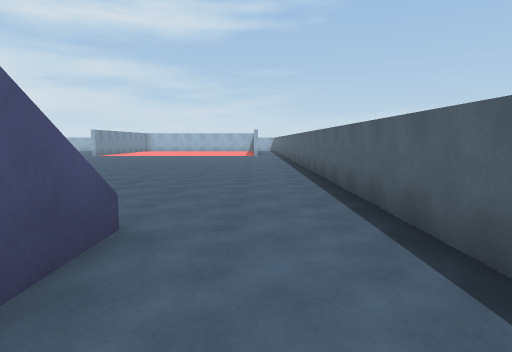
[1] (above)

23 first-person views from a walk through a scene from a Unity 3-D project. The camera is 1.5 m above the floor, tilts 6° down and sees 75° across. The floor is counted in squares, 2 m on a side. Each view is taken from the middle of a square. On the plan, view 1 faces up. The plan holds only what a view shows up to about 11 squares ahead; the rest is blank. The place goes on beyond the plan. The player is left out. Surface patterns are stand-ins for the level's own textures.

[2]
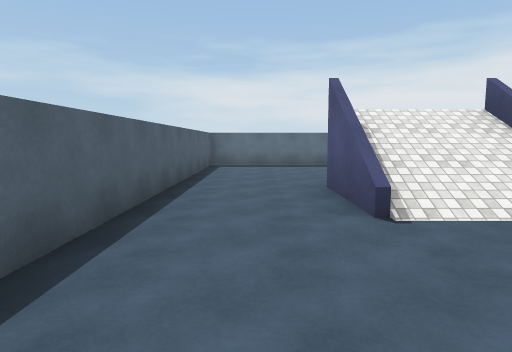

[3]
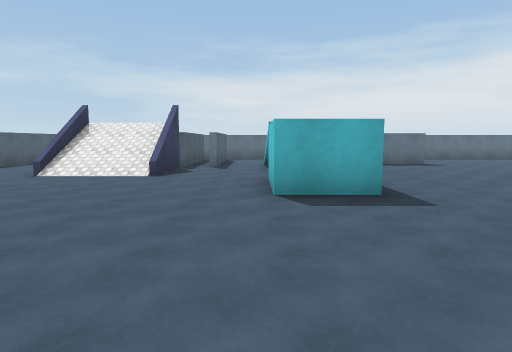

[4]
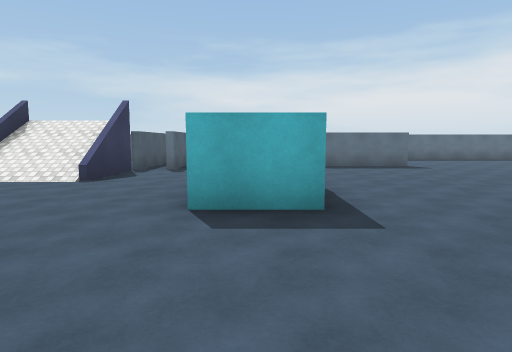

[5]
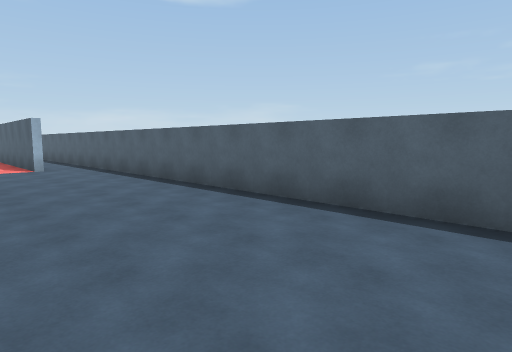

[6]
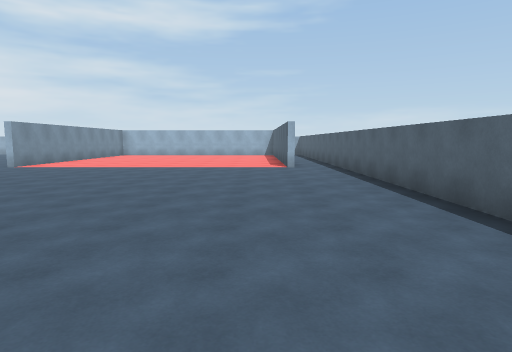

[7]
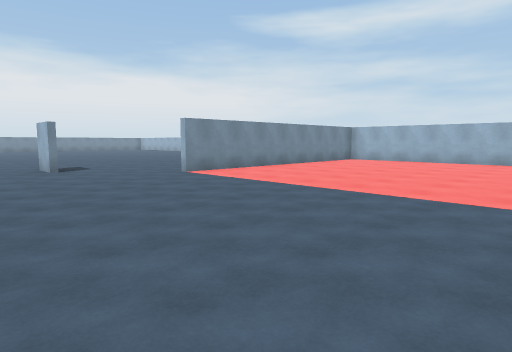

[8]
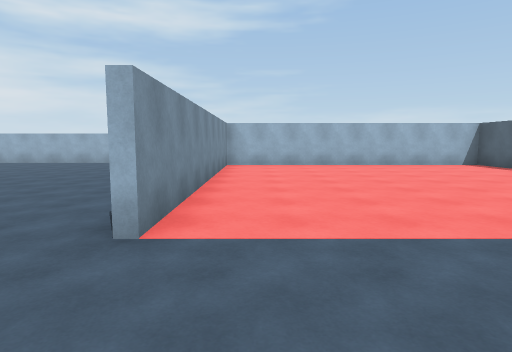

[9]
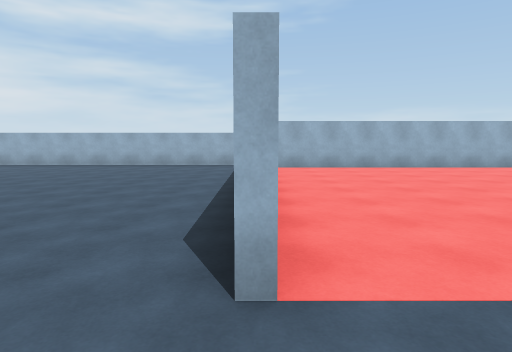

[10]
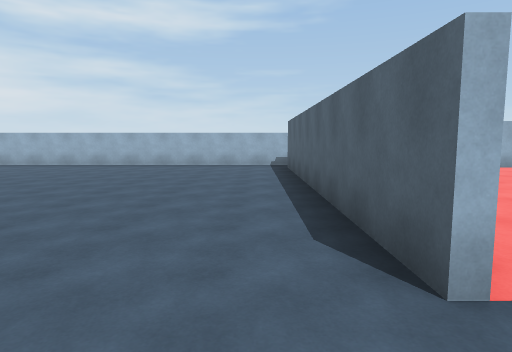

[11]
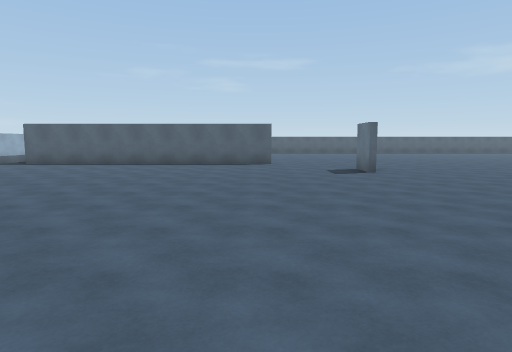

[12]
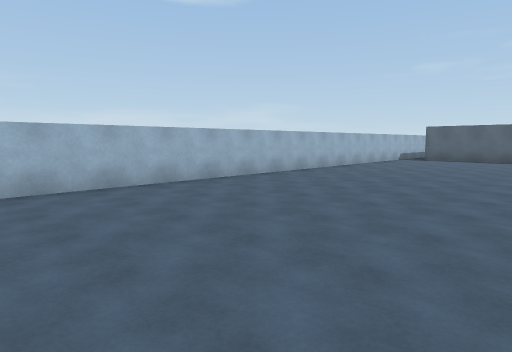

[13]
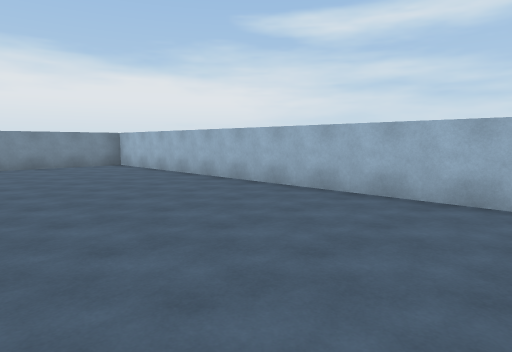

[14]
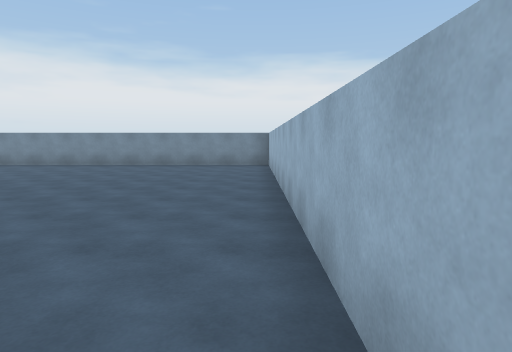

[15]
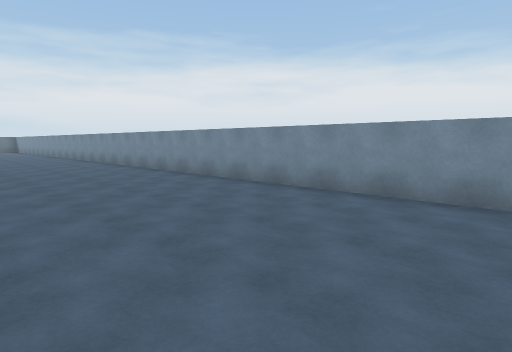

[16]
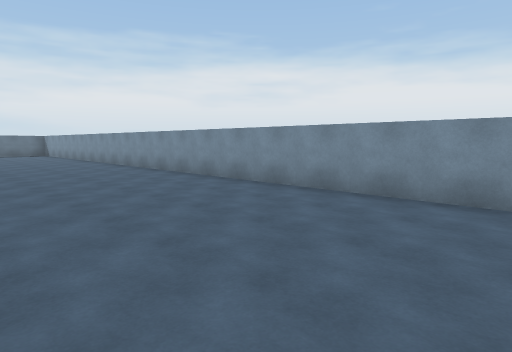

[17]
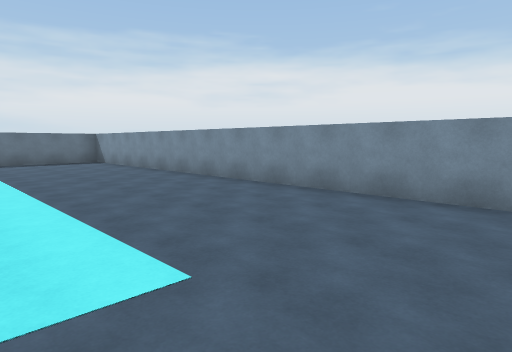

[18]
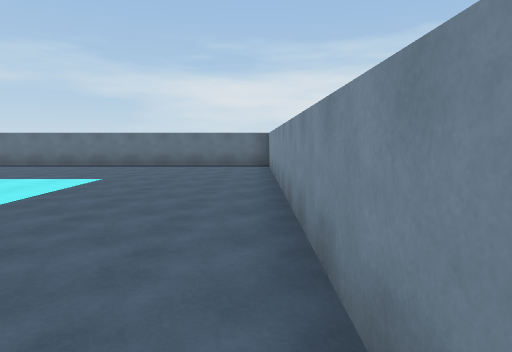

[19]
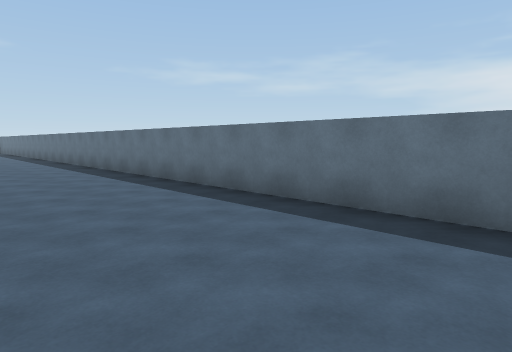

[20]
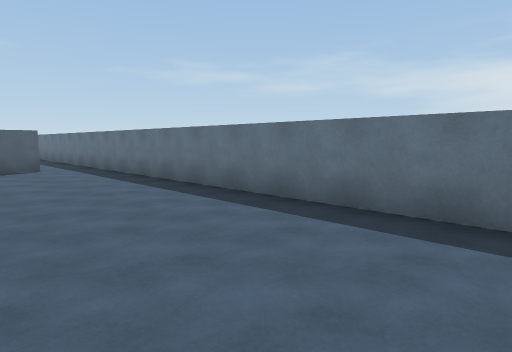

[21]
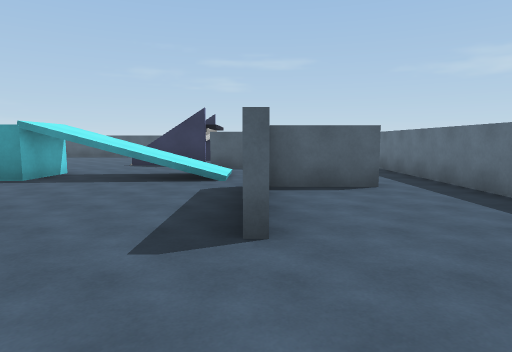

[22]
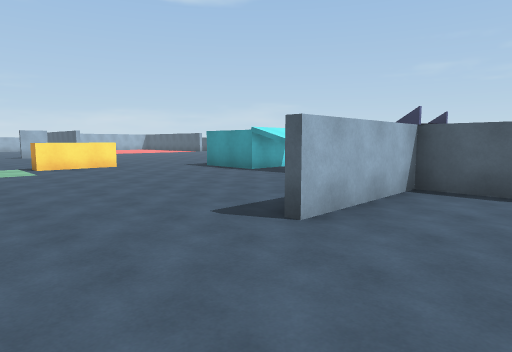

[23]
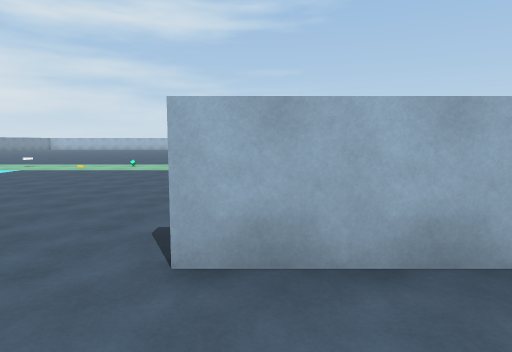

### Floor plan
Points are (right, up) in squares from view 1. A wall is a line through its corners. A room is listed if a view was taken in it or the views show most of it. See-through windows are left out.
Room 1 (views 1, 2, 3, 4, 5, 6, 7, 8, 9, 10, 11, 12, 13, 14, 15, 16, 17, 18, 19, 20, 21, 22, 23)
walls: (-11, 14.3) (-10, 14.3); (-9.9, 6.7) (-12, 6.7) (-12, 7.2); (-10, 14.1) (-11, 14.1); (-7.7, 5.4) (-6.3, 5.4) (-6.3, 3.4) (-7.7, 3.4) (-7.7, 5.4); (-8.1, 16.4) (-8.1, 24.6); (-11.6, -0.9) (-9, -0.9); (-4, 0.5) (-4, 1.1); (-8.6, -3.1) (-8.6, -1.1) (-11.5, -1.1); (-4.9, -1.4) (-4.9, 0.2); (-1.2, 2.1) (-1.2, 0.5); (-0.1, 16.5) (-0.1, 20.8); (-4, -2.1) (-4, 0.2); (-7.9, 25.4) (-28.4, 25.4) (-28.4, -4.4) (-4.8, -4.4); (-2.2, -4.4) (1.4, -4.4) (1.4, 19.2); (-0.1, 23) (-0.1, 24.4) (-7.9, 24.4) (-7.9, 16.5)
low walls: (-3.7, 1.1) (-3.7, 0.6); (-1.3, 0.6) (-1.3, 1.5)

Where each view was taken, in squares from view 1:
view 1: 0 up, 0 right, facing up
view 2: 6 up, 0 right, facing down
view 3: 10 up, 6 left, facing down
view 4: 9 up, 7 left, facing down
view 5: 7 up, 2 left, facing up-right
view 6: 7 up, 1 left, facing up
view 7: 12 up, 1 left, facing up-left
view 8: 14 up, 7 left, facing up
view 9: 15 up, 8 left, facing up
view 10: 15 up, 9 left, facing up
view 11: 17 up, 19 left, facing right
view 12: 20 up, 22 left, facing up-right
view 13: 21 up, 18 left, facing up-left
view 14: 25 up, 18 left, facing left
view 15: 22 up, 24 left, facing down-left
view 16: 15 up, 24 left, facing down-left
view 17: 8 up, 24 left, facing down-left
view 18: 6 up, 28 left, facing down
view 19: 1 down, 24 left, facing down-right
view 20: 1 down, 18 left, facing down-right
view 21: 1 down, 14 left, facing right
view 22: 3 down, 14 left, facing up-right
view 23: 3 down, 11 left, facing up
